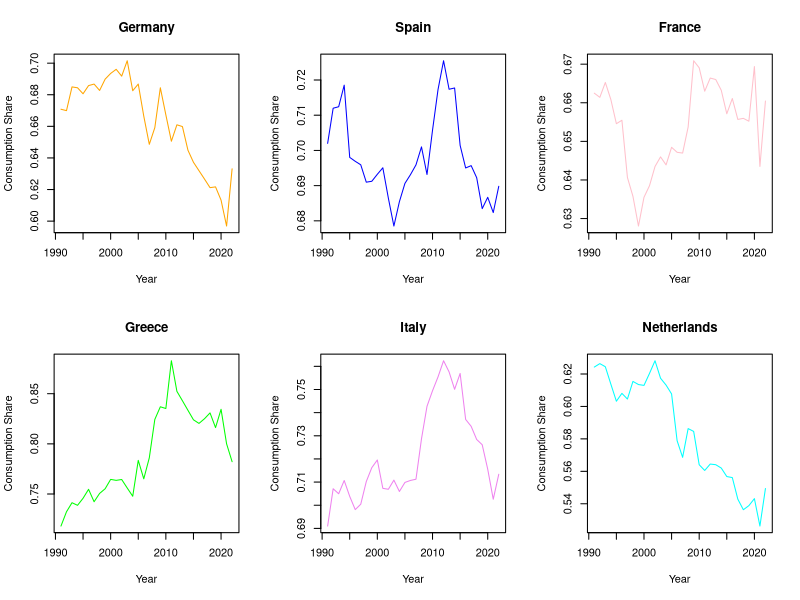

Here is the R script that generated this plot:
library(readxl)
X3_Lesson_Data_mpc <- read_excel("R class/3. Lesson Data_mpc.xlsx", 
                                 sheet = "Tabelle1", skip = 1)
View(X3_Lesson_Data_mpc)
countries <- unique(X3_Lesson_Data_mpc$country) 
cols <- c("orange","blue","pink","green","violet","cyan")
par(mfrow = c(2,3))
consumption_share <- X3_Lesson_Data_mpc$consumption/X3_Lesson_Data_mpc$income
 

for(i in 1:length(countries)) {
  plot(x = X3_Lesson_Data_mpc$year[X3_Lesson_Data_mpc$country == countries[i]],
       y = consumption_share[X3_Lesson_Data_mpc$country == countries[i]], 
       main = countries[i],
       xlab = "Year",
       ylab = "Consumption Share", 
       type = "l",
       col = cols[i])  
}